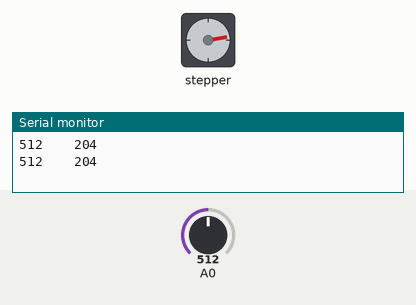
Simulated run of this sketch. Board: Arduino Uno, built with avr-gcc and run on an emulated ATmega328P. Parts: stepper motor, the last lines printed to the serial monitor. The test bench sets the inputs (shaded band); at power-on: A0 = 512. Stepper angles assume 2048 steps per turn.

Above: at 1.3 s.
1.4 s: A0 set to 500
At 1.9 s:
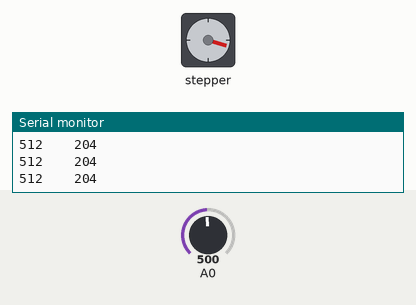
3.1 s: A0 set to 511
At 3.55 s:
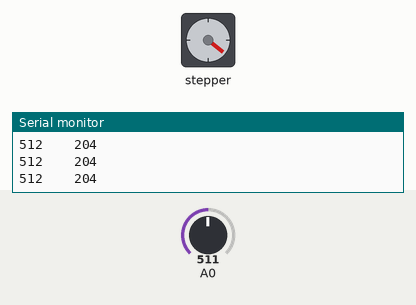
At 4.16 s:
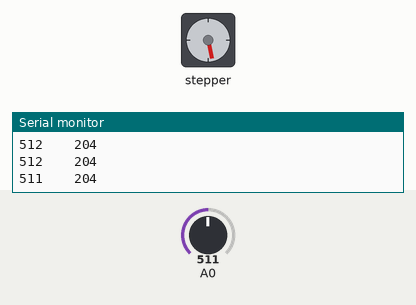
Timing chart, 0 to 15.3 s (numbered marks = the images above; inputs shaded):
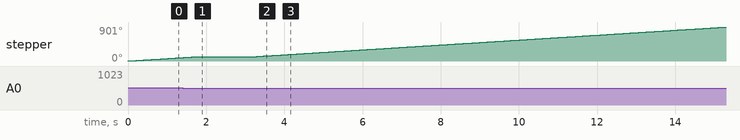

Measured:
- the behaviour switches between 501 and 500 on A0 (found by bisection; images 0 and 1)
- after the input at 1.4 s, stepper: goes on until 1.6 s, then stays 107°
- after the input at 3.1 s, stepper: keeps turning clockwise at about 65°/s, starting at once
- by itself, stepper: keeps turning clockwise at about 66°/s

The sketch:

RoboticsLab_Stepper_Joystick.ino
```cpp
/*
The goal of this program is to control the direction of a stepper motor by using
one axis of a joystick

Stepper motor, analog reading

*/

#include <Stepper.h> //include stepper Library

const float STEPS_PER_REV = 32; // Number of steps per internal motor revolution


const float GEAR_RED = 64; //  Amount of Gear Reduction


const float STEPS_PER_OUT_REV = STEPS_PER_REV * GEAR_RED;//steps per geared output rotation


int StepsRequired; // Number of Steps Required

Stepper steppermotor(STEPS_PER_REV, 8, 10, 9, 11);//define the pins that are used for the stepper

int val;//variable to store the value for analog reading

void setup()
{
 Serial.begin(9600); //initialize Serial monitor
}

void loop()
{
  val=analogRead(A0); //read the value of the joystick

  if(val<490){ //if the joystick goes to the left, the value will be less than 490...
              //...if that is the case, the stepper motor will spn counter clock wise
  StepsRequired  =  -STEPS_PER_OUT_REV / 10; //the value is negative to indicate that is conter cw
                                      //10 is the number that work the best to move the motor
  steppermotor.setSpeed(700);  //max speed
  steppermotor.step(StepsRequired); //move the motor the Steps required

  //Serial print the values to debug
  Serial.print(val);
  Serial.print("    ");
  Serial.print(StepsRequired);
  Serial.println();
  };
  if(val>=490||val<=500){ //do not move the stepper if the joystick is not moved
  steppermotor.setSpeed(0);  //no speed
  steppermotor.step(0); //no steps
  };
  if(val>500){//if the joystick goes to the right, move the motor clock wise
  StepsRequired  =  STEPS_PER_OUT_REV / 10;  //the value is positive since it is clock wise
  steppermotor.setSpeed(700);  //max speed
  steppermotor.step(StepsRequired); //move the motor the Steps required

  //Serial print the values to debug
  Serial.print(val);
  Serial.print("    ");
  Serial.print(StepsRequired);
  Serial.println();
  };


}
```
